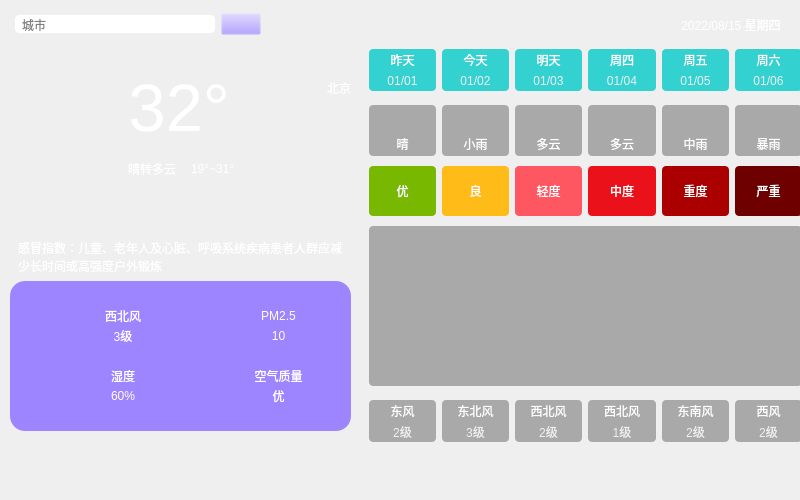
<?xml version="1.0" encoding="UTF-8"?>
<ui version="4.0">
 <class>MainWindow</class>
 <widget class="QMainWindow" name="MainWindow">
  <property name="geometry">
   <rect>
    <x>0</x>
    <y>0</y>
    <width>800</width>
    <height>500</height>
   </rect>
  </property>
  <property name="windowTitle">
   <string>MainWindow</string>
  </property>
  <widget class="QWidget" name="centralwidget">
   <widget class="QWidget" name="widget" native="true">
    <property name="geometry">
     <rect>
      <x>0</x>
      <y>0</y>
      <width>800</width>
      <height>500</height>
     </rect>
    </property>
    <property name="styleSheet">
     <string notr="true">QWidget#widget{
	border-image: url(:/res/background.png);
}

QLabel {
	font: 25 10pt &quot;微软雅黑&quot;;
	border-radius: 4px;
	background-color: rgba(60, 60, 60, 100);
	color: rgb(255, 255, 255);
}</string>
    </property>
    <widget class="QWidget" name="widget_3" native="true">
     <property name="geometry">
      <rect>
       <x>10</x>
       <y>70</y>
       <width>341</width>
       <height>121</height>
      </rect>
     </property>
     <property name="styleSheet">
      <string notr="true">background-color: rgba(157, 133, 255, 0);
border-radius: 15px</string>
     </property>
     <layout class="QHBoxLayout" name="horizontalLayout_3">
      <property name="spacing">
       <number>8</number>
      </property>
      <item>
       <widget class="QLabel" name="lblTypeIcon">
        <property name="minimumSize">
         <size>
          <width>110</width>
          <height>110</height>
         </size>
        </property>
        <property name="maximumSize">
         <size>
          <width>110</width>
          <height>110</height>
         </size>
        </property>
        <property name="styleSheet">
         <string notr="true">background-color: rgba(255, 255, 255, 0);</string>
        </property>
        <property name="text">
         <string/>
        </property>
        <property name="pixmap">
         <pixmap resource="main.qrc">:/res/type/DuoYun.png</pixmap>
        </property>
        <property name="scaledContents">
         <bool>true</bool>
        </property>
        <property name="alignment">
         <set>Qt::AlignCenter</set>
        </property>
       </widget>
      </item>
      <item>
       <layout class="QVBoxLayout" name="verticalLayout_2">
        <property name="spacing">
         <number>0</number>
        </property>
        <item>
         <layout class="QHBoxLayout" name="horizontalLayout_2">
          <item>
           <widget class="QLabel" name="lblTemp">
            <property name="font">
             <font>
              <family>Arial</family>
              <pointsize>50</pointsize>
              <weight>50</weight>
              <italic>false</italic>
              <bold>false</bold>
             </font>
            </property>
            <property name="styleSheet">
             <string notr="true">color: rgb(255, 255, 255);
font: 50pt &quot;Arial&quot;;
background-color: rgba(0, 255, 255, 0);</string>
            </property>
            <property name="text">
             <string>32°</string>
            </property>
            <property name="scaledContents">
             <bool>true</bool>
            </property>
            <property name="alignment">
             <set>Qt::AlignCenter</set>
            </property>
           </widget>
          </item>
          <item>
           <spacer name="horizontalSpacer_2">
            <property name="orientation">
             <enum>Qt::Horizontal</enum>
            </property>
            <property name="sizeHint" stdset="0">
             <size>
              <width>40</width>
              <height>20</height>
             </size>
            </property>
           </spacer>
          </item>
          <item>
           <layout class="QVBoxLayout" name="verticalLayout">
            <property name="topMargin">
             <number>0</number>
            </property>
            <property name="bottomMargin">
             <number>40</number>
            </property>
            <item>
             <widget class="QLabel" name="lblCity">
              <property name="styleSheet">
               <string notr="true">font: 12pt &quot;Microsoft YaHei UI&quot;;
background-color: rgba(255, 255, 255,0);</string>
              </property>
              <property name="text">
               <string>北京</string>
              </property>
              <property name="alignment">
               <set>Qt::AlignRight|Qt::AlignTrailing|Qt::AlignVCenter</set>
              </property>
             </widget>
            </item>
           </layout>
          </item>
         </layout>
        </item>
        <item>
         <layout class="QHBoxLayout" name="horizontalLayout">
          <property name="spacing">
           <number>6</number>
          </property>
          <property name="sizeConstraint">
           <enum>QLayout::SetDefaultConstraint</enum>
          </property>
          <item>
           <widget class="QLabel" name="lblType">
            <property name="sizePolicy">
             <sizepolicy hsizetype="Preferred" vsizetype="Preferred">
              <horstretch>0</horstretch>
              <verstretch>0</verstretch>
             </sizepolicy>
            </property>
            <property name="styleSheet">
             <string notr="true">background-color: rgba(255, 255, 255,0);
font: 12pt &quot;微软雅黑&quot;;</string>
            </property>
            <property name="text">
             <string>晴转多云</string>
            </property>
            <property name="scaledContents">
             <bool>true</bool>
            </property>
            <property name="alignment">
             <set>Qt::AlignLeading|Qt::AlignLeft|Qt::AlignVCenter</set>
            </property>
           </widget>
          </item>
          <item>
           <widget class="Line" name="line">
            <property name="minimumSize">
             <size>
              <width>0</width>
              <height>15</height>
             </size>
            </property>
            <property name="maximumSize">
             <size>
              <width>16777215</width>
              <height>15</height>
             </size>
            </property>
            <property name="styleSheet">
             <string notr="true">color: rgb(255, 0, 0);</string>
            </property>
            <property name="orientation">
             <enum>Qt::Vertical</enum>
            </property>
           </widget>
          </item>
          <item>
           <widget class="QLabel" name="lblLowHigh">
            <property name="styleSheet">
             <string notr="true">background-color: rgba(255, 255, 255,0);
font: 12pt &quot;微软雅黑&quot;;</string>
            </property>
            <property name="text">
             <string>19°~31°</string>
            </property>
            <property name="alignment">
             <set>Qt::AlignLeading|Qt::AlignLeft|Qt::AlignVCenter</set>
            </property>
           </widget>
          </item>
          <item>
           <spacer name="horizontalSpacer">
            <property name="orientation">
             <enum>Qt::Horizontal</enum>
            </property>
            <property name="sizeHint" stdset="0">
             <size>
              <width>40</width>
              <height>20</height>
             </size>
            </property>
           </spacer>
          </item>
         </layout>
        </item>
       </layout>
      </item>
     </layout>
    </widget>
    <widget class="QWidget" name="widget_4" native="true">
     <property name="geometry">
      <rect>
       <x>0</x>
       <y>0</y>
       <width>801</width>
       <height>49</height>
      </rect>
     </property>
     <property name="styleSheet">
      <string notr="true">background-color: rgba(0, 170, 255,0);</string>
     </property>
     <layout class="QHBoxLayout" name="horizontalLayout_4">
      <property name="leftMargin">
       <number>15</number>
      </property>
      <property name="rightMargin">
       <number>20</number>
      </property>
      <item>
       <widget class="QLineEdit" name="leCity">
        <property name="minimumSize">
         <size>
          <width>200</width>
          <height>0</height>
         </size>
        </property>
        <property name="maximumSize">
         <size>
          <width>200</width>
          <height>16777215</height>
         </size>
        </property>
        <property name="styleSheet">
         <string notr="true">font: 14pt &quot;Microsoft YaHei UI&quot;;
background-color: rgb(255, 255, 255);
border-radius: 4px;
padding: 1px 5px</string>
        </property>
        <property name="placeholderText">
         <string>城市</string>
        </property>
       </widget>
      </item>
      <item>
       <widget class="QPushButton" name="btnSearch">
        <property name="styleSheet">
         <string notr="true">background-color: rgba(157, 133, 255,0);</string>
        </property>
        <property name="text">
         <string/>
        </property>
        <property name="icon">
         <iconset resource="main.qrc">
          <normaloff>:/res/search.png</normaloff>:/res/search.png</iconset>
        </property>
       </widget>
      </item>
      <item>
       <spacer name="horizontalSpacer_3">
        <property name="orientation">
         <enum>Qt::Horizontal</enum>
        </property>
        <property name="sizeHint" stdset="0">
         <size>
          <width>309</width>
          <height>20</height>
         </size>
        </property>
       </spacer>
      </item>
      <item>
       <widget class="QLabel" name="lblDate">
        <property name="styleSheet">
         <string notr="true">font: 20pt &quot;Arial&quot;;
background-color: rgba(255, 255, 255,0);</string>
        </property>
        <property name="text">
         <string>2022/08/15 星期四</string>
        </property>
        <property name="alignment">
         <set>Qt::AlignCenter</set>
        </property>
       </widget>
      </item>
     </layout>
    </widget>
    <widget class="QWidget" name="widget_10" native="true">
     <property name="geometry">
      <rect>
       <x>10</x>
       <y>190</y>
       <width>341</width>
       <height>241</height>
      </rect>
     </property>
     <layout class="QVBoxLayout" name="verticalLayout_9">
      <item>
       <spacer name="verticalSpacer">
        <property name="orientation">
         <enum>Qt::Vertical</enum>
        </property>
        <property name="sizeHint" stdset="0">
         <size>
          <width>20</width>
          <height>10</height>
         </size>
        </property>
       </spacer>
      </item>
      <item>
       <widget class="QLabel" name="lblGanMao">
        <property name="styleSheet">
         <string notr="true">background-color: rgba(60, 60, 60, 0);
padding-left: 5px;
padding-right: 5px;</string>
        </property>
        <property name="text">
         <string>感冒指数：儿童、老年人及心脏、呼吸系统疾病患者人群应减少长时间或高强度户外锻炼</string>
        </property>
        <property name="wordWrap">
         <bool>true</bool>
        </property>
       </widget>
      </item>
      <item>
       <widget class="QWidget" name="widget_2" native="true">
        <property name="styleSheet">
         <string notr="true">background-color: rgb(157, 133, 255);
border-radius: 15px</string>
        </property>
        <layout class="QGridLayout" name="gridLayout">
         <property name="leftMargin">
          <number>40</number>
         </property>
         <property name="topMargin">
          <number>25</number>
         </property>
         <property name="rightMargin">
          <number>40</number>
         </property>
         <property name="bottomMargin">
          <number>25</number>
         </property>
         <property name="horizontalSpacing">
          <number>50</number>
         </property>
         <property name="verticalSpacing">
          <number>20</number>
         </property>
         <item row="0" column="0">
          <layout class="QHBoxLayout" name="horizontalLayout_12">
           <property name="spacing">
            <number>0</number>
           </property>
           <item>
            <widget class="QLabel" name="lblWindIcon">
             <property name="minimumSize">
              <size>
               <width>40</width>
               <height>40</height>
              </size>
             </property>
             <property name="maximumSize">
              <size>
               <width>40</width>
               <height>40</height>
              </size>
             </property>
             <property name="styleSheet">
              <string notr="true">background-color: rgba(255, 255, 255, 0);</string>
             </property>
             <property name="text">
              <string/>
             </property>
             <property name="pixmap">
              <pixmap resource="main.qrc">:/res/wind.png</pixmap>
             </property>
             <property name="scaledContents">
              <bool>true</bool>
             </property>
             <property name="alignment">
              <set>Qt::AlignCenter</set>
             </property>
            </widget>
           </item>
           <item>
            <layout class="QVBoxLayout" name="verticalLayout_6">
             <item>
              <widget class="QLabel" name="lblWindFx">
               <property name="styleSheet">
                <string notr="true">background-color: rgba(255, 255, 255,0);
font: 10pt &quot;微软雅黑&quot;;</string>
               </property>
               <property name="text">
                <string>西北风</string>
               </property>
               <property name="alignment">
                <set>Qt::AlignCenter</set>
               </property>
              </widget>
             </item>
             <item>
              <widget class="QLabel" name="lblWindFl">
               <property name="styleSheet">
                <string notr="true">background-color: rgba(255, 255, 255,0);
font: 10pt &quot;微软雅黑&quot;;</string>
               </property>
               <property name="text">
                <string>3级</string>
               </property>
               <property name="alignment">
                <set>Qt::AlignCenter</set>
               </property>
              </widget>
             </item>
            </layout>
           </item>
          </layout>
         </item>
         <item row="0" column="1">
          <layout class="QHBoxLayout" name="horizontalLayout_14">
           <property name="spacing">
            <number>0</number>
           </property>
           <item>
            <widget class="QLabel" name="lblPm25Icon">
             <property name="minimumSize">
              <size>
               <width>40</width>
               <height>40</height>
              </size>
             </property>
             <property name="maximumSize">
              <size>
               <width>40</width>
               <height>40</height>
              </size>
             </property>
             <property name="styleSheet">
              <string notr="true">background-color: rgba(255, 255, 255, 0);</string>
             </property>
             <property name="text">
              <string/>
             </property>
             <property name="pixmap">
              <pixmap resource="main.qrc">:/res/pm25.png</pixmap>
             </property>
             <property name="scaledContents">
              <bool>true</bool>
             </property>
             <property name="alignment">
              <set>Qt::AlignCenter</set>
             </property>
            </widget>
           </item>
           <item>
            <layout class="QVBoxLayout" name="verticalLayout_7">
             <item>
              <widget class="QLabel" name="lblPM25Title">
               <property name="styleSheet">
                <string notr="true">background-color: rgba(255, 255, 255,0);
font: 10pt &quot;微软雅黑&quot;;</string>
               </property>
               <property name="text">
                <string>PM2.5</string>
               </property>
               <property name="alignment">
                <set>Qt::AlignCenter</set>
               </property>
              </widget>
             </item>
             <item>
              <widget class="QLabel" name="lblPM25">
               <property name="styleSheet">
                <string notr="true">background-color: rgba(255, 255, 255,0);
font: 10pt &quot;微软雅黑&quot;;</string>
               </property>
               <property name="text">
                <string>10</string>
               </property>
               <property name="alignment">
                <set>Qt::AlignCenter</set>
               </property>
              </widget>
             </item>
            </layout>
           </item>
          </layout>
         </item>
         <item row="1" column="0">
          <layout class="QHBoxLayout" name="horizontalLayout_13">
           <property name="spacing">
            <number>0</number>
           </property>
           <item>
            <widget class="QLabel" name="lblShiDuIcon">
             <property name="minimumSize">
              <size>
               <width>40</width>
               <height>40</height>
              </size>
             </property>
             <property name="maximumSize">
              <size>
               <width>40</width>
               <height>40</height>
              </size>
             </property>
             <property name="styleSheet">
              <string notr="true">background-color: rgba(255, 255, 255, 0);</string>
             </property>
             <property name="text">
              <string/>
             </property>
             <property name="pixmap">
              <pixmap resource="main.qrc">:/res/humidity.png</pixmap>
             </property>
             <property name="scaledContents">
              <bool>true</bool>
             </property>
             <property name="alignment">
              <set>Qt::AlignCenter</set>
             </property>
            </widget>
           </item>
           <item>
            <layout class="QVBoxLayout" name="verticalLayout_3">
             <item>
              <widget class="QLabel" name="lblShiDuTitle">
               <property name="styleSheet">
                <string notr="true">background-color: rgba(255, 255, 255,0);
font: 10pt &quot;微软雅黑&quot;;</string>
               </property>
               <property name="text">
                <string>湿度</string>
               </property>
               <property name="alignment">
                <set>Qt::AlignCenter</set>
               </property>
              </widget>
             </item>
             <item>
              <widget class="QLabel" name="lblShiDu">
               <property name="styleSheet">
                <string notr="true">background-color: rgba(255, 255, 255,0);
font: 10pt &quot;微软雅黑&quot;;</string>
               </property>
               <property name="text">
                <string>60%</string>
               </property>
               <property name="alignment">
                <set>Qt::AlignCenter</set>
               </property>
              </widget>
             </item>
            </layout>
           </item>
          </layout>
         </item>
         <item row="1" column="1">
          <layout class="QHBoxLayout" name="horizontalLayout_15">
           <property name="spacing">
            <number>0</number>
           </property>
           <item>
            <widget class="QLabel" name="lblQualityIcon">
             <property name="minimumSize">
              <size>
               <width>40</width>
               <height>40</height>
              </size>
             </property>
             <property name="maximumSize">
              <size>
               <width>40</width>
               <height>40</height>
              </size>
             </property>
             <property name="autoFillBackground">
              <bool>false</bool>
             </property>
             <property name="styleSheet">
              <string notr="true">background-color: rgba(255, 255, 255, 0);</string>
             </property>
             <property name="text">
              <string/>
             </property>
             <property name="pixmap">
              <pixmap resource="main.qrc">:/res/aqi.png</pixmap>
             </property>
             <property name="scaledContents">
              <bool>true</bool>
             </property>
             <property name="alignment">
              <set>Qt::AlignCenter</set>
             </property>
             <property name="wordWrap">
              <bool>false</bool>
             </property>
             <property name="indent">
              <number>-1</number>
             </property>
            </widget>
           </item>
           <item>
            <layout class="QVBoxLayout" name="verticalLayout_8">
             <item>
              <widget class="QLabel" name="lblQualityTitle">
               <property name="autoFillBackground">
                <bool>false</bool>
               </property>
               <property name="styleSheet">
                <string notr="true">background-color: rgba(255, 255, 255,0);
font: 10pt &quot;微软雅黑&quot;;</string>
               </property>
               <property name="text">
                <string>空气质量</string>
               </property>
               <property name="alignment">
                <set>Qt::AlignCenter</set>
               </property>
              </widget>
             </item>
             <item>
              <widget class="QLabel" name="lblQuality">
               <property name="autoFillBackground">
                <bool>false</bool>
               </property>
               <property name="styleSheet">
                <string notr="true">background-color: rgba(255, 255, 255,0);
font: 10pt &quot;微软雅黑&quot;;</string>
               </property>
               <property name="text">
                <string>优</string>
               </property>
               <property name="alignment">
                <set>Qt::AlignCenter</set>
               </property>
              </widget>
             </item>
            </layout>
           </item>
          </layout>
         </item>
        </layout>
       </widget>
      </item>
     </layout>
    </widget>
    <widget class="QWidget" name="widget_11" native="true">
     <property name="geometry">
      <rect>
       <x>360</x>
       <y>40</y>
       <width>451</width>
       <height>411</height>
      </rect>
     </property>
     <layout class="QVBoxLayout" name="verticalLayout_4">
      <property name="spacing">
       <number>0</number>
      </property>
      <item>
       <widget class="QWidget" name="widget_5" native="true">
        <property name="styleSheet">
         <string notr="true">QLabel {
	background-color: rgba(0, 200, 200, 200);
	border-radius: 4px;
}</string>
        </property>
        <layout class="QGridLayout" name="gridLayout_2">
         <property name="horizontalSpacing">
          <number>6</number>
         </property>
         <property name="verticalSpacing">
          <number>0</number>
         </property>
         <item row="0" column="0">
          <widget class="QLabel" name="lblWeek0">
           <property name="styleSheet">
            <string notr="true">border-bottom-left-radius: 0px;
border-bottom-right-radius: 0px;</string>
           </property>
           <property name="text">
            <string>昨天</string>
           </property>
           <property name="alignment">
            <set>Qt::AlignCenter</set>
           </property>
          </widget>
         </item>
         <item row="0" column="1">
          <widget class="QLabel" name="lblWeek1">
           <property name="styleSheet">
            <string notr="true">border-bottom-left-radius: 0px;
border-bottom-right-radius: 0px;</string>
           </property>
           <property name="text">
            <string>今天</string>
           </property>
           <property name="alignment">
            <set>Qt::AlignCenter</set>
           </property>
          </widget>
         </item>
         <item row="0" column="2">
          <widget class="QLabel" name="lblWeek2">
           <property name="styleSheet">
            <string notr="true">border-bottom-left-radius: 0px;
border-bottom-right-radius: 0px;</string>
           </property>
           <property name="text">
            <string>明天</string>
           </property>
           <property name="alignment">
            <set>Qt::AlignCenter</set>
           </property>
          </widget>
         </item>
         <item row="0" column="3">
          <widget class="QLabel" name="lblWeek3">
           <property name="styleSheet">
            <string notr="true">border-bottom-left-radius: 0px;
border-bottom-right-radius: 0px;</string>
           </property>
           <property name="text">
            <string>周四</string>
           </property>
           <property name="alignment">
            <set>Qt::AlignCenter</set>
           </property>
          </widget>
         </item>
         <item row="0" column="4">
          <widget class="QLabel" name="lblWeek4">
           <property name="styleSheet">
            <string notr="true">border-bottom-left-radius: 0px;
border-bottom-right-radius: 0px;</string>
           </property>
           <property name="text">
            <string>周五</string>
           </property>
           <property name="alignment">
            <set>Qt::AlignCenter</set>
           </property>
          </widget>
         </item>
         <item row="0" column="5">
          <widget class="QLabel" name="lblWeek5">
           <property name="styleSheet">
            <string notr="true">border-bottom-left-radius: 0px;
border-bottom-right-radius: 0px;</string>
           </property>
           <property name="text">
            <string>周六</string>
           </property>
           <property name="alignment">
            <set>Qt::AlignCenter</set>
           </property>
          </widget>
         </item>
         <item row="1" column="0">
          <widget class="QLabel" name="lblDate0">
           <property name="styleSheet">
            <string notr="true">border-top-left-radius: 0px;
border-top-right-radius: 0px;
color: rgb(240, 240, 240);</string>
           </property>
           <property name="text">
            <string>01/01</string>
           </property>
           <property name="alignment">
            <set>Qt::AlignCenter</set>
           </property>
          </widget>
         </item>
         <item row="1" column="1">
          <widget class="QLabel" name="lblDate1">
           <property name="styleSheet">
            <string notr="true">border-top-left-radius: 0px;
border-top-right-radius: 0px;
color: rgb(240, 240, 240);</string>
           </property>
           <property name="text">
            <string>01/02</string>
           </property>
           <property name="alignment">
            <set>Qt::AlignCenter</set>
           </property>
          </widget>
         </item>
         <item row="1" column="2">
          <widget class="QLabel" name="lblDate2">
           <property name="styleSheet">
            <string notr="true">border-top-left-radius: 0px;
border-top-right-radius: 0px;
color: rgb(240, 240, 240);</string>
           </property>
           <property name="text">
            <string>01/03</string>
           </property>
           <property name="alignment">
            <set>Qt::AlignCenter</set>
           </property>
          </widget>
         </item>
         <item row="1" column="3">
          <widget class="QLabel" name="lblDate3">
           <property name="styleSheet">
            <string notr="true">border-top-left-radius: 0px;
border-top-right-radius: 0px;
color: rgb(240, 240, 240);</string>
           </property>
           <property name="text">
            <string>01/04</string>
           </property>
           <property name="alignment">
            <set>Qt::AlignCenter</set>
           </property>
          </widget>
         </item>
         <item row="1" column="4">
          <widget class="QLabel" name="lblDate4">
           <property name="styleSheet">
            <string notr="true">border-top-left-radius: 0px;
border-top-right-radius: 0px;
color: rgb(240, 240, 240);</string>
           </property>
           <property name="text">
            <string>01/05</string>
           </property>
           <property name="alignment">
            <set>Qt::AlignCenter</set>
           </property>
          </widget>
         </item>
         <item row="1" column="5">
          <widget class="QLabel" name="lblDate5">
           <property name="styleSheet">
            <string notr="true">border-top-left-radius: 0px;
border-top-right-radius: 0px;
color: rgb(240, 240, 240);</string>
           </property>
           <property name="text">
            <string>01/06</string>
           </property>
           <property name="alignment">
            <set>Qt::AlignCenter</set>
           </property>
          </widget>
         </item>
        </layout>
       </widget>
      </item>
      <item>
       <widget class="QWidget" name="widget_6" native="true">
        <property name="styleSheet">
         <string notr="true">QLabel {
	background-color: rgba(60, 60, 60, 100);
	border-radius: 4px;
}</string>
        </property>
        <layout class="QGridLayout" name="gridLayout_3">
         <property name="topMargin">
          <number>5</number>
         </property>
         <property name="bottomMargin">
          <number>5</number>
         </property>
         <property name="verticalSpacing">
          <number>0</number>
         </property>
         <item row="0" column="4">
          <widget class="QLabel" name="lblTypeIcon4">
           <property name="styleSheet">
            <string notr="true">border-bottom-left-radius: 0px;
border-bottom-right-radius: 0px;</string>
           </property>
           <property name="text">
            <string/>
           </property>
           <property name="pixmap">
            <pixmap resource="main.qrc">:/res/type/ZhongYu.png</pixmap>
           </property>
           <property name="alignment">
            <set>Qt::AlignCenter</set>
           </property>
          </widget>
         </item>
         <item row="1" column="3">
          <widget class="QLabel" name="lblType3">
           <property name="styleSheet">
            <string notr="true">border-top-left-radius: 0px;
border-top-right-radius: 0px;</string>
           </property>
           <property name="text">
            <string>多云</string>
           </property>
           <property name="alignment">
            <set>Qt::AlignCenter</set>
           </property>
          </widget>
         </item>
         <item row="0" column="5">
          <widget class="QLabel" name="lblTypeIcon5">
           <property name="styleSheet">
            <string notr="true">border-bottom-left-radius: 0px;
border-bottom-right-radius: 0px;</string>
           </property>
           <property name="text">
            <string/>
           </property>
           <property name="pixmap">
            <pixmap resource="main.qrc">:/res/type/BaoYu.png</pixmap>
           </property>
           <property name="alignment">
            <set>Qt::AlignCenter</set>
           </property>
          </widget>
         </item>
         <item row="1" column="2">
          <widget class="QLabel" name="lblType2">
           <property name="styleSheet">
            <string notr="true">border-top-left-radius: 0px;
border-top-right-radius: 0px;</string>
           </property>
           <property name="text">
            <string>多云</string>
           </property>
           <property name="alignment">
            <set>Qt::AlignCenter</set>
           </property>
          </widget>
         </item>
         <item row="0" column="0">
          <widget class="QLabel" name="lblTypeIcon0">
           <property name="minimumSize">
            <size>
             <width>0</width>
             <height>0</height>
            </size>
           </property>
           <property name="maximumSize">
            <size>
             <width>1000</width>
             <height>1000</height>
            </size>
           </property>
           <property name="styleSheet">
            <string notr="true">border-bottom-left-radius: 0px;
border-bottom-right-radius: 0px;</string>
           </property>
           <property name="text">
            <string/>
           </property>
           <property name="pixmap">
            <pixmap resource="main.qrc">:/res/type/Qing.png</pixmap>
           </property>
           <property name="alignment">
            <set>Qt::AlignCenter</set>
           </property>
          </widget>
         </item>
         <item row="0" column="2">
          <widget class="QLabel" name="lblTypeIcon2">
           <property name="styleSheet">
            <string notr="true">border-bottom-left-radius: 0px;
border-bottom-right-radius: 0px;</string>
           </property>
           <property name="text">
            <string/>
           </property>
           <property name="pixmap">
            <pixmap resource="main.qrc">:/res/type/DuoYun.png</pixmap>
           </property>
           <property name="alignment">
            <set>Qt::AlignCenter</set>
           </property>
          </widget>
         </item>
         <item row="1" column="0">
          <widget class="QLabel" name="lblType0">
           <property name="styleSheet">
            <string notr="true">border-top-left-radius: 0px;
border-top-right-radius: 0px;</string>
           </property>
           <property name="text">
            <string>晴</string>
           </property>
           <property name="alignment">
            <set>Qt::AlignCenter</set>
           </property>
          </widget>
         </item>
         <item row="1" column="1">
          <widget class="QLabel" name="lblType1">
           <property name="styleSheet">
            <string notr="true">border-top-left-radius: 0px;
border-top-right-radius: 0px;</string>
           </property>
           <property name="text">
            <string>小雨</string>
           </property>
           <property name="alignment">
            <set>Qt::AlignCenter</set>
           </property>
          </widget>
         </item>
         <item row="1" column="5">
          <widget class="QLabel" name="lblType5">
           <property name="styleSheet">
            <string notr="true">border-top-left-radius: 0px;
border-top-right-radius: 0px;</string>
           </property>
           <property name="text">
            <string>暴雨</string>
           </property>
           <property name="alignment">
            <set>Qt::AlignCenter</set>
           </property>
          </widget>
         </item>
         <item row="0" column="3">
          <widget class="QLabel" name="lblTypeIcon3">
           <property name="styleSheet">
            <string notr="true">border-bottom-left-radius: 0px;
border-bottom-right-radius: 0px;</string>
           </property>
           <property name="text">
            <string/>
           </property>
           <property name="pixmap">
            <pixmap resource="main.qrc">:/res/type/DuoYun.png</pixmap>
           </property>
           <property name="alignment">
            <set>Qt::AlignCenter</set>
           </property>
          </widget>
         </item>
         <item row="1" column="4">
          <widget class="QLabel" name="lblType4">
           <property name="styleSheet">
            <string notr="true">border-top-left-radius: 0px;
border-top-right-radius: 0px;</string>
           </property>
           <property name="text">
            <string>中雨</string>
           </property>
           <property name="alignment">
            <set>Qt::AlignCenter</set>
           </property>
          </widget>
         </item>
         <item row="0" column="1">
          <widget class="QLabel" name="lblTypeIcon1">
           <property name="styleSheet">
            <string notr="true">border-bottom-left-radius: 0px;
border-bottom-right-radius: 0px;</string>
           </property>
           <property name="text">
            <string/>
           </property>
           <property name="pixmap">
            <pixmap resource="main.qrc">:/res/type/XiaoYu.png</pixmap>
           </property>
           <property name="alignment">
            <set>Qt::AlignCenter</set>
           </property>
          </widget>
         </item>
        </layout>
       </widget>
      </item>
      <item>
       <widget class="QWidget" name="widget_9" native="true">
        <layout class="QHBoxLayout" name="horizontalLayout_11">
         <property name="topMargin">
          <number>5</number>
         </property>
         <property name="bottomMargin">
          <number>5</number>
         </property>
         <item>
          <widget class="QLabel" name="lblQuality0">
           <property name="styleSheet">
            <string notr="true">background-color: rgb(121, 184, 0);
padding:8px;</string>
           </property>
           <property name="text">
            <string>优</string>
           </property>
           <property name="alignment">
            <set>Qt::AlignCenter</set>
           </property>
          </widget>
         </item>
         <item>
          <widget class="QLabel" name="lblQuality1">
           <property name="styleSheet">
            <string notr="true">background-color: rgb(255, 187, 23);</string>
           </property>
           <property name="text">
            <string>良</string>
           </property>
           <property name="alignment">
            <set>Qt::AlignCenter</set>
           </property>
          </widget>
         </item>
         <item>
          <widget class="QLabel" name="lblQuality2">
           <property name="styleSheet">
            <string notr="true">background-color: rgb(255, 87, 97);</string>
           </property>
           <property name="text">
            <string>轻度</string>
           </property>
           <property name="alignment">
            <set>Qt::AlignCenter</set>
           </property>
          </widget>
         </item>
         <item>
          <widget class="QLabel" name="lblQuality3">
           <property name="styleSheet">
            <string notr="true">background-color: rgb(235, 17, 27);</string>
           </property>
           <property name="text">
            <string>中度</string>
           </property>
           <property name="alignment">
            <set>Qt::AlignCenter</set>
           </property>
          </widget>
         </item>
         <item>
          <widget class="QLabel" name="lblQuality4">
           <property name="styleSheet">
            <string notr="true">background-color: rgb(170, 0, 0);</string>
           </property>
           <property name="text">
            <string>重度</string>
           </property>
           <property name="alignment">
            <set>Qt::AlignCenter</set>
           </property>
          </widget>
         </item>
         <item>
          <widget class="QLabel" name="lblQuality5">
           <property name="styleSheet">
            <string notr="true">background-color: rgb(110, 0, 0);</string>
           </property>
           <property name="text">
            <string>严重</string>
           </property>
           <property name="alignment">
            <set>Qt::AlignCenter</set>
           </property>
          </widget>
         </item>
        </layout>
       </widget>
      </item>
      <item>
       <widget class="QWidget" name="widget_7" native="true">
        <layout class="QVBoxLayout" name="verticalLayout_5">
         <property name="spacing">
          <number>0</number>
         </property>
         <property name="topMargin">
          <number>5</number>
         </property>
         <property name="bottomMargin">
          <number>5</number>
         </property>
         <item>
          <widget class="QLabel" name="lblHighCurve">
           <property name="minimumSize">
            <size>
             <width>0</width>
             <height>80</height>
            </size>
           </property>
           <property name="maximumSize">
            <size>
             <width>10000</width>
             <height>10000</height>
            </size>
           </property>
           <property name="styleSheet">
            <string notr="true">border-bottom-left-radius: 0px;
border-bottom-right-radius: 0px;</string>
           </property>
           <property name="text">
            <string/>
           </property>
           <property name="alignment">
            <set>Qt::AlignCenter</set>
           </property>
          </widget>
         </item>
         <item>
          <widget class="QLabel" name="lblLowCurve">
           <property name="minimumSize">
            <size>
             <width>0</width>
             <height>80</height>
            </size>
           </property>
           <property name="maximumSize">
            <size>
             <width>10000</width>
             <height>10000</height>
            </size>
           </property>
           <property name="styleSheet">
            <string notr="true">border-top-left-radius: 0px;
border-top-right-radius: 0px;</string>
           </property>
           <property name="text">
            <string/>
           </property>
           <property name="alignment">
            <set>Qt::AlignCenter</set>
           </property>
          </widget>
         </item>
        </layout>
       </widget>
      </item>
      <item>
       <widget class="QWidget" name="widget_8" native="true">
        <layout class="QGridLayout" name="gridLayout_4">
         <property name="verticalSpacing">
          <number>0</number>
         </property>
         <item row="0" column="0">
          <widget class="QLabel" name="lblFx0">
           <property name="styleSheet">
            <string notr="true">border-bottom-left-radius: 0px;
border-bottom-right-radius: 0px;</string>
           </property>
           <property name="text">
            <string>东风</string>
           </property>
           <property name="alignment">
            <set>Qt::AlignCenter</set>
           </property>
          </widget>
         </item>
         <item row="0" column="1">
          <widget class="QLabel" name="lblFx1">
           <property name="styleSheet">
            <string notr="true">border-bottom-left-radius: 0px;
border-bottom-right-radius: 0px;</string>
           </property>
           <property name="text">
            <string>东北风</string>
           </property>
           <property name="alignment">
            <set>Qt::AlignCenter</set>
           </property>
          </widget>
         </item>
         <item row="0" column="2">
          <widget class="QLabel" name="lblFx2">
           <property name="styleSheet">
            <string notr="true">border-bottom-left-radius: 0px;
border-bottom-right-radius: 0px;</string>
           </property>
           <property name="text">
            <string>西北风</string>
           </property>
           <property name="alignment">
            <set>Qt::AlignCenter</set>
           </property>
          </widget>
         </item>
         <item row="0" column="3">
          <widget class="QLabel" name="lblFx3">
           <property name="styleSheet">
            <string notr="true">border-bottom-left-radius: 0px;
border-bottom-right-radius: 0px;</string>
           </property>
           <property name="text">
            <string>西北风</string>
           </property>
           <property name="alignment">
            <set>Qt::AlignCenter</set>
           </property>
          </widget>
         </item>
         <item row="0" column="4">
          <widget class="QLabel" name="lblFx4">
           <property name="styleSheet">
            <string notr="true">border-bottom-left-radius: 0px;
border-bottom-right-radius: 0px;</string>
           </property>
           <property name="text">
            <string>东南风</string>
           </property>
           <property name="alignment">
            <set>Qt::AlignCenter</set>
           </property>
          </widget>
         </item>
         <item row="0" column="5">
          <widget class="QLabel" name="lblFx5">
           <property name="styleSheet">
            <string notr="true">border-bottom-left-radius: 0px;
border-bottom-right-radius: 0px;</string>
           </property>
           <property name="text">
            <string>西风</string>
           </property>
           <property name="alignment">
            <set>Qt::AlignCenter</set>
           </property>
          </widget>
         </item>
         <item row="1" column="0">
          <widget class="QLabel" name="lblFl0">
           <property name="styleSheet">
            <string notr="true">border-top-left-radius: 0px;
border-top-right-radius: 0px;
color: rgb(240, 240, 240);</string>
           </property>
           <property name="text">
            <string>2级</string>
           </property>
           <property name="alignment">
            <set>Qt::AlignCenter</set>
           </property>
          </widget>
         </item>
         <item row="1" column="1">
          <widget class="QLabel" name="lblFl1">
           <property name="styleSheet">
            <string notr="true">border-top-left-radius: 0px;
border-top-right-radius: 0px;
color: rgb(240, 240, 240);</string>
           </property>
           <property name="text">
            <string>3级</string>
           </property>
           <property name="alignment">
            <set>Qt::AlignCenter</set>
           </property>
          </widget>
         </item>
         <item row="1" column="2">
          <widget class="QLabel" name="lblFl2">
           <property name="styleSheet">
            <string notr="true">border-top-left-radius: 0px;
border-top-right-radius: 0px;
color: rgb(240, 240, 240);</string>
           </property>
           <property name="text">
            <string>2级</string>
           </property>
           <property name="alignment">
            <set>Qt::AlignCenter</set>
           </property>
          </widget>
         </item>
         <item row="1" column="3">
          <widget class="QLabel" name="lblFl3">
           <property name="styleSheet">
            <string notr="true">border-top-left-radius: 0px;
border-top-right-radius: 0px;
color: rgb(240, 240, 240);</string>
           </property>
           <property name="text">
            <string>1级</string>
           </property>
           <property name="alignment">
            <set>Qt::AlignCenter</set>
           </property>
          </widget>
         </item>
         <item row="1" column="4">
          <widget class="QLabel" name="lblFl4">
           <property name="styleSheet">
            <string notr="true">border-top-left-radius: 0px;
border-top-right-radius: 0px;
color: rgb(240, 240, 240);</string>
           </property>
           <property name="text">
            <string>2级</string>
           </property>
           <property name="alignment">
            <set>Qt::AlignCenter</set>
           </property>
          </widget>
         </item>
         <item row="1" column="5">
          <widget class="QLabel" name="lblFl5">
           <property name="styleSheet">
            <string notr="true">border-top-left-radius: 0px;
border-top-right-radius: 0px;
color: rgb(240, 240, 240);</string>
           </property>
           <property name="text">
            <string>2级</string>
           </property>
           <property name="alignment">
            <set>Qt::AlignCenter</set>
           </property>
          </widget>
         </item>
        </layout>
       </widget>
      </item>
     </layout>
    </widget>
   </widget>
  </widget>
 </widget>
 <resources>
  <include location="main.qrc"/>
 </resources>
 <connections/>
</ui>
